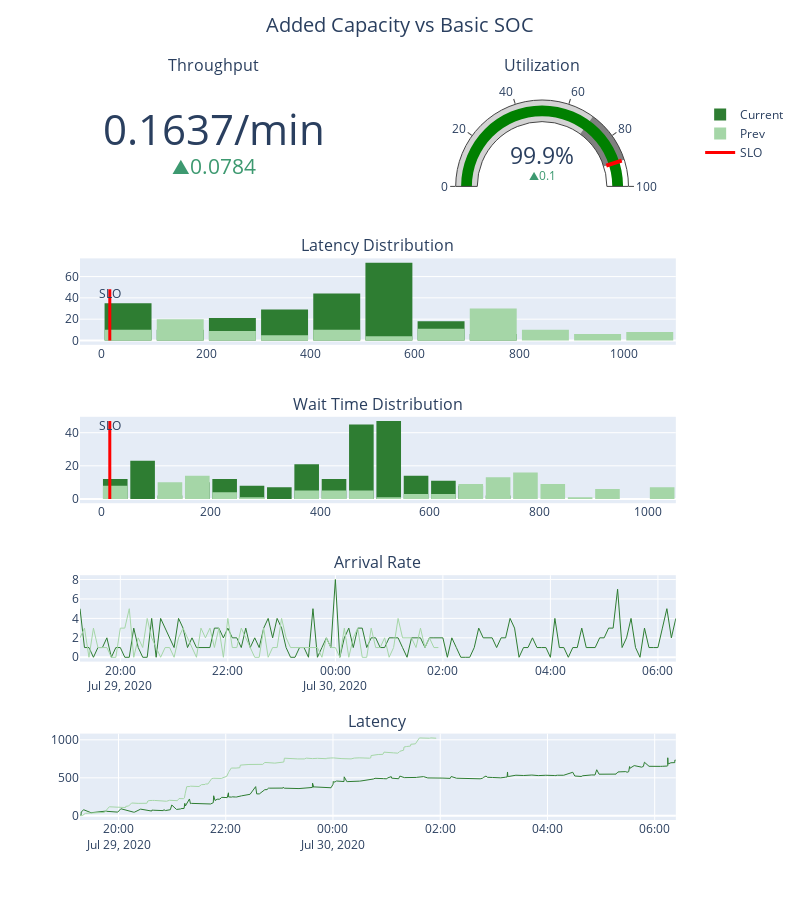

The notebook cell saved with this chart:
### Code cell
dashboard = build_dashboard(Q_add_cap, prev_q=Q_basic_soc, title='Added Capacity vs Basic SOC', show_slo=True)
dashboard.show()
